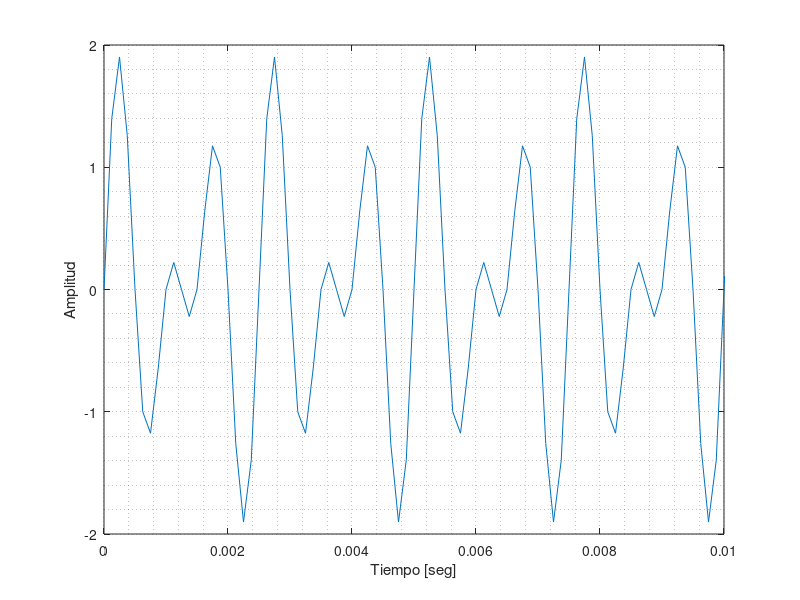

Write MATLAB code to recreate this figure. (Note: this script raises an error after producing the figure.)
%{
--------------------------------------------------------------
 @Title:   FIUBA - 66.74 Señales y sistemas
 @Project: TPE - Demodulación de tonos de discado de teléfono
--------------------------------------------------------------
 @Filename: ej2_1.m
--------------------------------------------------------------
 @Authors:
    Verstraeten, Federico.
          federico.verstraeten at gmail dot com
--------------------------------------------------------------

Ejercicio N°2.1

----------------------------------------------------------- 
%}

clear all;
close all;
clc;

home_path='/home/fverstra/Repository/sys-fiuba/tpe/';
img_path=[home_path 'graph/ej2/'];
wav_file=[home_path 'data/output_signal_ej2.wav'];

% Period sampling
fs = 8000;
Ts = 1/fs;

% Duration = 5 s
D = 5;    

% Time axis
t  = 0:Ts:D;

% Number of samples
N  = length(t);

%%
% Signal: f1=800Hz & f2=1200Hz
f1 = 800;
f2 = 1200;
x = sin(2*pi*f1*t) + sin(2*pi*f2*t);

%%
% Graph time
figure('Name','senoidales en tiempo','visible','off')          
plot(t,x);
axis ([0 D/500 -2 2]);
xlabel ('Tiempo [seg]');
ylabel ('Amplitud');
grid minor;
print([img_path 'ej2_two_sin' '.png'],'-dpng');

%%
%Frequency analysis
NFFT = 2^nextpow2(N);

% X(jw) = FFF{x(t)}
T_x = fft(x,NFFT)/N;

% Freq. axis [Hz]
k = fs/2*linspace(0,1,NFFT/2+1);                           

% Search Max peak |X(jw)|
[pks,locs] = findpeaks(2*abs(T_x(1:NFFT/2+1)),k','MinPeakHeight',0.9); 


% Graph coef. Fourier
figure('Name','analisis coeficientes Fourier','visible','off');          
plot(k ,2*abs(T_x(1:NFFT/2+1)),locs,pks,'ro','Markersize',3);
text(locs,pks, num2str(locs,'%.0f'));

axis([0 1500 0 1.1*max(pks)]);
xlabel('Frecuencia (Hz)');
ylabel('Amplitud |X(f)|');
grid minor;
print([img_path 'ej2_coef_fourier' '.png'],'-dpng');

%%
% Export signal
% Normalization limit the range [-1,1]
x = x/max(abs(x)) * (1-eps);   % for mono

% Create WAV file
audiowrite(wav_file,x,fs);